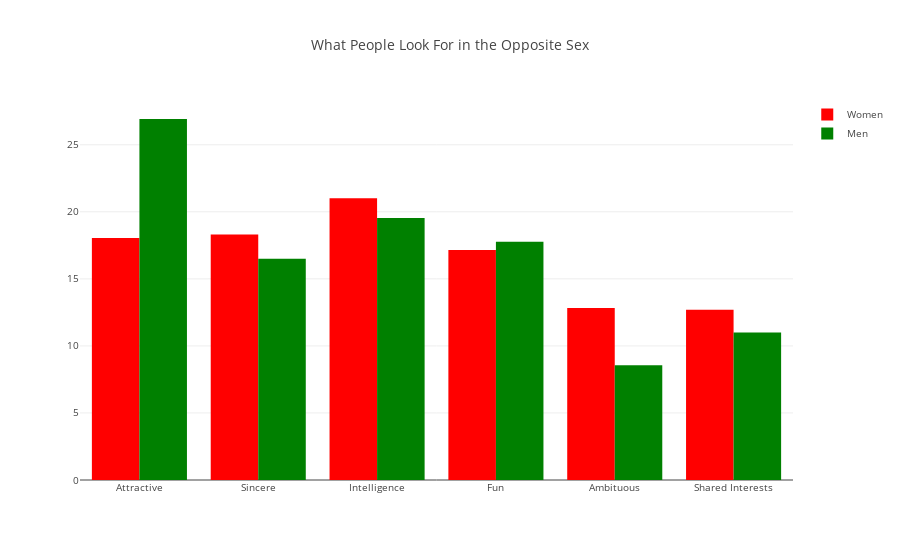

Source (notebook cell):
### Code cell
bar1 = go.Bar(
    y=list(box_gender.iloc[0]),
    x=box_gender.columns.values,
    name='Women',
    marker=dict(
        color='red'
    )
)
bar2 = go.Bar(
    y=list(box_gender.iloc[1]),
    x=box_gender.columns.values,
    name='Men',
    marker=dict(
        color='green'
    )
)

data = [bar1, bar2]
layout = go.Layout(
    title='What People Look For in the Opposite Sex',
    font=dict(
        size=10
    ),
    legend=dict(
        font=dict(
            size=10
        )
    )
)
fig = go.Figure(data=data, layout=layout)
py.iplot(fig, filename='barplot')

### Figure 1 — Plotly figure (JSON) as saved in the notebook; plotly's stock layout.template omitted (floating-point values rounded to 4 significant figures)
{"data": [{"marker": {"color": "red"}, "name": "Women", "type": "bar", "uid": "e7cabd48-668a-4ac3-ad23-f97b2fa4abd9", "x": ["Attractive", "Sincere", "Intelligence", "Fun", "Ambituous", "Shared Interests"], "y": [18.06, 18.31, 21.0, 17.15, 12.83, 12.7]}, {"marker": {"color": "green"}, "name": "Men", "type": "bar", "uid": "7e18b08f-7fc8-42b2-9a76-55b0da2f0f67", "x": ["Attractive", "Sincere", "Intelligence", "Fun", "Ambituous", "Shared Interests"], "y": [26.92, 16.5, 19.54, 17.76, 8.553, 11.0]}], "layout": {"font": {"size": 10}, "legend": {"font": {"size": 10}}, "title": {"text": "What People Look For in the Opposite Sex"}}}
